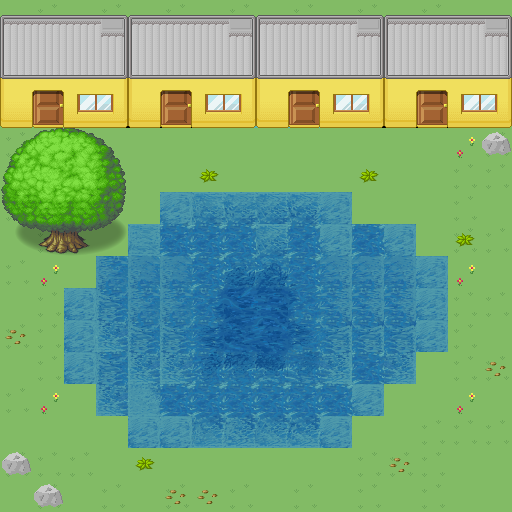

Tiled map render using the project's own tile images. Description and the whole map definition, tile-layer contents included, below:
An orthogonal 16x16 tile map with 32x32 px tiles, 3 tile layers (is_free, ground, furniture_ and_water), 3 tilesets.

<map version="1.2" tiledversion="1.3.2" orientation="orthogonal" renderorder="right-down" compressionlevel="0" width="16" height="16" tilewidth="32" tileheight="32" infinite="0" nextlayerid="6" nextobjectid="1">
 <tileset firstgid="1" source="../tsx/tileset3_marina.tsx" />
 <tileset firstgid="1711" source="../tsx/tileset5_marina.tsx" />
 <tileset firstgid="1775" source="../tsx/tileset2_marina.tsx" />
 <layer id="5" name="is_free" width="16" height="16" locked="1">
  <data encoding="csv">
0,0,0,0,0,0,0,0,0,0,0,0,0,0,0,0,
0,0,0,0,0,0,0,0,0,0,0,0,0,0,0,0,
0,0,0,0,0,0,0,0,0,0,0,0,0,0,0,0,
0,0,0,0,0,0,0,0,0,0,0,0,0,0,0,0,
0,0,0,0,2,2,2,2,2,2,2,2,2,2,2,0,
0,0,0,0,2,2,2,2,2,2,2,2,2,2,2,2,
0,0,0,0,0,0,0,0,0,0,0,2,2,2,2,2,
0,0,0,0,0,0,0,0,0,0,0,0,0,2,2,2,
2,2,0,0,0,0,0,0,0,0,0,0,0,0,2,2,
2,2,0,0,0,0,0,0,0,0,0,0,0,0,2,2,
2,2,0,0,0,0,0,0,0,0,0,0,0,0,2,2,
2,2,0,0,0,0,0,0,0,0,0,0,0,2,2,2,
2,2,2,0,0,0,0,0,0,0,0,0,2,2,2,2,
2,2,2,2,0,0,0,0,0,0,0,2,2,2,2,2,
0,2,2,2,2,2,2,2,2,2,2,2,2,2,2,2,
0,0,2,2,2,2,2,2,2,2,2,2,2,2,2,2
</data>
 </layer>
 <layer id="1" name="ground" width="16" height="16" locked="1">
  <data encoding="csv">
771,816,771,816,771,816,771,816,771,816,771,816,771,816,771,771,
771,816,816,817,816,816,816,817,816,816,816,817,816,816,816,816,
816,816,0,992,992,992,992,820,821,822,992,992,992,0,816,771,
771,816,0,0,0,0,0,865,866,867,0,0,0,0,816,816,
816,817,771,771,771,771,771,771,771,771,771,771,771,771,817,860,
771,816,771,771,771,771,771,771,771,771,771,771,771,771,816,816,
816,816,771,771,771,771,771,771,771,771,771,771,771,771,816,771,
771,816,771,771,771,771,771,771,771,771,771,771,771,771,816,816,
816,817,771,771,771,771,771,771,771,771,771,771,771,771,817,771,
771,816,771,771,771,771,771,771,771,771,771,771,771,771,816,816,
816,816,771,771,771,771,771,771,771,771,771,771,771,771,816,771,
771,816,771,771,771,771,771,771,771,771,771,771,771,771,816,816,
816,817,771,771,771,771,771,771,771,771,771,771,771,771,817,771,
771,771,771,771,771,771,771,771,771,771,771,771,771,816,816,816,
860,816,816,771,771,771,771,771,771,771,771,816,816,816,771,771,
771,860,771,816,771,816,771,816,771,816,771,816,771,816,771,771
</data>
 </layer>
 <layer id="2" name="furniture_ and_water" width="16" height="16" locked="1">
  <data encoding="csv">
1130,1131,1132,1133,1130,1131,1132,1133,1130,1131,1132,1133,1130,1131,1132,1133,
1175,1176,1177,1178,1175,1176,1177,1178,1175,1176,1177,1178,1175,1176,1177,1178,
1220,1221,1222,1223,1220,1221,1222,1223,1220,1221,1222,1223,1220,1221,1222,1223,
1265,1266,1267,1268,1265,1266,1267,1268,1265,1266,1267,1268,1265,1266,1267,1268,
1815,1816,1817,1818,0,0,0,0,0,0,0,0,0,0,0,0,
1827,1828,1829,1830,0,0,2010,0,0,0,0,2010,0,0,0,0,
1839,1840,1841,1842,0,1725,1721,1722,1723,1724,1725,0,0,0,0,0,
1851,1852,1853,1854,1720,1729,1729,1729,1723,1729,1725,1729,1725,0,2010,0,
0,0,0,1736,1728,1728,1729,1730,1731,1732,1733,1733,1733,1725,0,0,
0,0,1725,1744,1736,1736,1737,1738,1739,1740,1741,1741,1741,1725,0,0,
2021,0,1725,1752,1744,1744,1745,1746,1747,1748,1749,1749,1749,1725,0,0,
0,0,1725,1744,1752,1752,1753,1754,1755,1756,1757,1729,1757,0,0,2021,
0,0,0,1752,1760,1729,1729,1729,1729,1729,1729,1725,0,0,0,0,
0,0,0,0,1725,1725,1761,1762,1763,1764,1725,0,0,0,0,0,
0,0,0,0,2010,0,0,0,0,0,0,0,2021,0,0,0,
0,0,0,0,0,2021,2021,0,0,0,0,0,0,0,0,0
</data>
 </layer>
</map>
